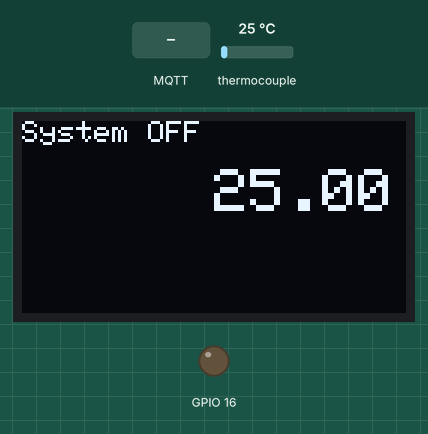
A sketch run on a simulated ESP8266 (NodeMCU). Parts: 128×64 one-colour display, output pins drawn as LEDs (lit = HIGH). The test bench sets the inputs (shaded band); at power-on: thermocouple 25 °C. WiFi joins after 1.5 s; servers stay silent unless stated; the display library's start-up logo is not drawn; random numbers use the default seed unless the sketch sets one; no MQTT or app messages arrive unless stated; what the sketch prints to the serial monitor is not drawn.

Above: at 2.8 s.
2.9 s: MQTT message "1" arrives on the first subscribed topic
At 7.0 s:
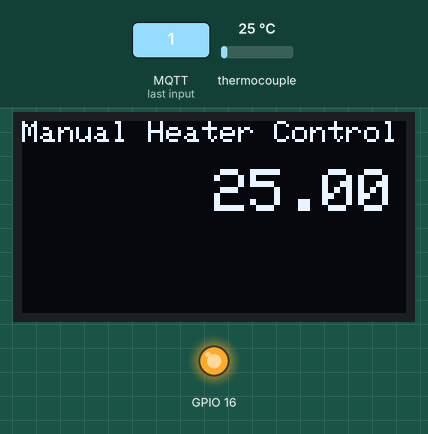
7.7 s: MQTT message "2" arrives on the first subscribed topic
At 14.8 s:
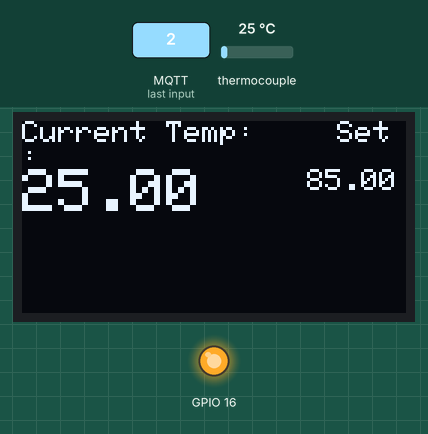
15.1 s: MQTT message "0" arrives on the first subscribed topic
At 15.5 s:
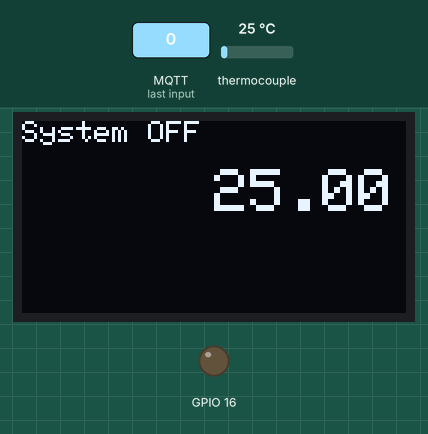
16.6 s: thermocouple set to 6 °C
At 21.4 s:
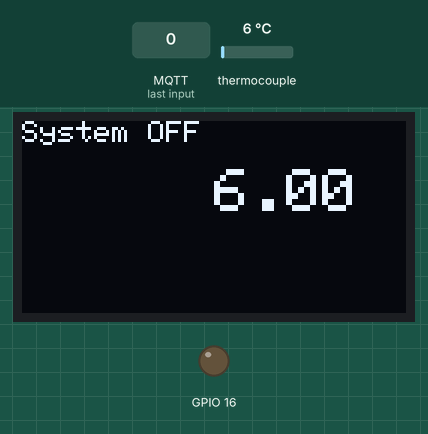
21.7 s: thermocouple set to 75 °C
At 26.2 s:
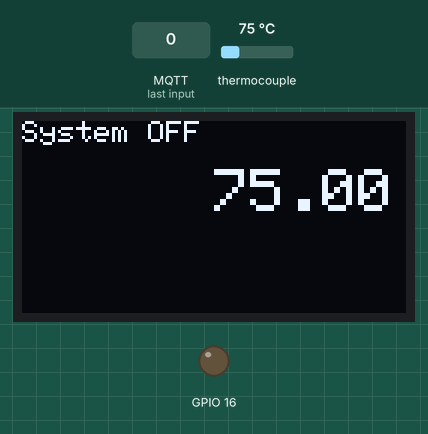
26.7 s: MQTT message "1" arrives on the first subscribed topic
At 28.2 s:
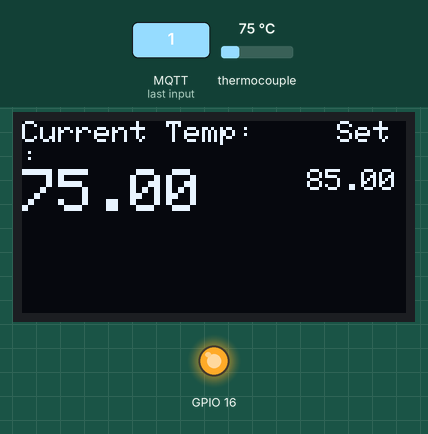
Timing chart, 0 to 29.2 s (numbered marks = the images above; inputs shaded):
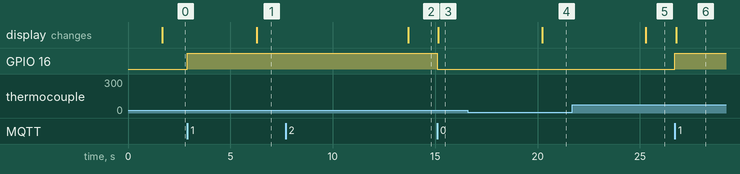

The sketch:

Coffee_PID_and_Manual.ino
```cpp
#include <max6675.h>
#include <Wire.h>
#include <SPI.h>
#include <PID_v1.h>
#include <ESP8266WiFi.h>
#include <PubSubClient.h>
#include <ESP8266mDNS.h>
#include <WiFiUdp.h>
#include <ArduinoOTA.h>
#include <Adafruit_GFX.h>
#include <Adafruit_SSD1306.h>
#define SCREEN_WIDTH 128 // OLED display width, in pixels
#define SCREEN_HEIGHT 32 // OLED display height, in pixels
#define OLED_RESET -1  // GPIO0
Adafruit_SSD1306 OLED(OLED_RESET);

#define PIN_INPUT 0
#define RELAY_PIN 5 //this pin is set manualy in code below

const char* ssid = "***";
const char* password =  "***";
const char* mqttServer = "192.168.1.**";
const int mqttPort = 1883;
int holding_var = 0;
unsigned long time_now = 0;
int pid_status = 0; //turns PID on or off (off for warm up)
int pidVmanual = 1; //switch for PID(0) or Manual (1) boiler control
int pidVmanual_prev;
int manual_set = 98; //SETPOINT for manual temp (will set to -3 on thermostat)
int heater_status = 0;
int system_status = 0;
int system_status_prev = 0;
int count = 0;
int count2 = 0;
int temp_off_timer = 0;
int manual_timer = 0;
WiFiClient espClient;
PubSubClient client(espClient);

//define thermocouple pins
int ktcSO = 12;
int ktcCS = 13;
int ktcCLK = 14;
MAX6675 ktc(ktcCLK, ktcCS, ktcSO);

//Define Variables we'll be connecting to
double Setpoint, Input, Output;

//Specify the links and initial tuning parameters
double Kp=1.5, Ki=1, Kd=4;
PID myPID(&Input, &Output, &Setpoint, Kp, Ki, Kd, DIRECT);

int WindowSize = 1000;
unsigned long windowStartTime;
int temp_time = 0; //for temp read loop (sensor sample rate 225ms)

void setup()
{
   Serial.begin(9600);
  OLED.begin();
  OLED.display();

   //WIFI ------------------

   WiFi.mode(WIFI_STA);
WiFi.begin(ssid, password);

  while (WiFi.status() != WL_CONNECTED) {
    delay(500);
    Serial.println("Connecting to WiFi..");
  }
  Serial.println("Connected to the WiFi network");
  client.setServer(mqttServer, mqttPort);
client.setCallback(callback);
  while (!client.connected()) {
    Serial.println("Connecting to MQTT...");
// Create a random client ID
    String clientId = "coffee_";
    clientId += String(random(0xffff), HEX);
if (client.connect(clientId.c_str())) {
      Serial.println("connected");

    } else {

      Serial.print("failed with state ");
      Serial.print(client.state());
      delay(2000);

    }
  }

  client.publish("esp/test", "Hello from ESP_Coffee");
  //subscribe to coffee topic
client.subscribe("esp/coffee_status");

    ArduinoOTA.onStart([]() {
    String type;
    if (ArduinoOTA.getCommand() == U_FLASH) {
      type = "sketch";
    } else { // U_SPIFFS
      type = "filesystem";
    }

    // NOTE: if updating SPIFFS this would be the place to unmount SPIFFS using SPIFFS.end()
    Serial.println("Start updating " + type);
  });
  ArduinoOTA.onEnd([]() {
    Serial.println("\nEnd");
  });
  ArduinoOTA.onProgress([](unsigned int progress, unsigned int total) {
    Serial.printf("Progress: %u%%\r", (progress / (total / 100)));
  });
  ArduinoOTA.onError([](ota_error_t error) {
    Serial.printf("Error[%u]: ", error);
    if (error == OTA_AUTH_ERROR) {
      Serial.println("Auth Failed");
    } else if (error == OTA_BEGIN_ERROR) {
      Serial.println("Begin Failed");
    } else if (error == OTA_CONNECT_ERROR) {
      Serial.println("Connect Failed");
    } else if (error == OTA_RECEIVE_ERROR) {
      Serial.println("Receive Failed");
    } else if (error == OTA_END_ERROR) {
      Serial.println("End Failed");
    }
  });
  ArduinoOTA.begin();

  //WIFI ends ------------------------
  windowStartTime = millis();
 pinMode(16, OUTPUT);
 pinMode(3, INPUT);
  //initialize the variables we're linked to
  Setpoint = 85;

  //tell the PID to range between 0 and the full window size
  myPID.SetOutputLimits(0, WindowSize);

  //turn the PID on
  myPID.SetMode(AUTOMATIC);
   Input = ktc.readCelsius();
client.publish("esp/coffee_statread",String("0").c_str());
sysoffdisp();
}

//reconnect loop -----------------------------------
void reconnect() {
  Serial.println("Reconnect activated");
  // Loop until we're reconnected
  while (!client.connected()) {
  Serial.print("Attempting MQTT connection...");
String clientId = "coffee_";
    clientId += String(random(0xffff), HEX);
if (client.connect(clientId.c_str())) {
      Serial.println("connected");
        client.publish("esp/test", "Hello from ESP_coffee(recon)");
        client.subscribe("esp/coffee_status");
    } else {
      Serial.print("failed, rc=");
      Serial.print(client.state());
      Serial.println(" try again in 5 seconds");
      // Wait 5 seconds before retrying
      delay(5000);
    }
  }
}

//Callback function for recieving messages ------------------->
void callback(char* topic, byte* payload, unsigned int length) {
  for (int i = 0; i < length; i++) {
    holding_var = (payload[i]);
      if(holding_var == 49) { //set to what inject is
      system_status = 1; //COFFEE ON, 49 = '1'
    }
     if(holding_var == 48) {
      system_status = 0; //COFFEE OFF, 48 = '0'
    }
  if(holding_var == 50) { //set to what inject is
      pidVmanual = 0; //PID Heater Control ON, 50 = '2'
    }
  if(holding_var == 51) { //set to what inject is
      pidVmanual = 1; //Manual Heater Control ON, 51 = '3'
    }
  }
}

//end of callback ----------------------------------------->

void sysoffdisp(){ //this is the display when the system is off
        OLED.begin();
      OLED.clearDisplay();
      OLED.setTextSize(1);
      OLED.setTextColor(SSD1306_WHITE);
      OLED.setCursor(0, 0);
      OLED.println("System OFF");
      OLED.setTextSize(2);
      OLED.setCursor(64, 16);
      OLED.println(Input);
      OLED.display(); //output 'display buffer' to screen
}

void manualdisp(){ //this is the display when manual heating
      OLED.begin();
      OLED.clearDisplay();
      OLED.setTextSize(1);
      OLED.setTextColor(SSD1306_WHITE);
      OLED.setCursor(0, 0);
      OLED.println("Manual Heater Control");
      OLED.setTextSize(2);
      OLED.setCursor(64, 16);
      OLED.println(Input);
      OLED.display(); //output 'display buffer' to screen
}

void print2screen() { //this is the PID display function
 OLED.begin();
 OLED.clearDisplay();
 //text1
 OLED.setTextSize(1);
 OLED.setTextColor(SSD1306_WHITE);
 OLED.setCursor(0, 0);
 OLED.println("Current Temp:");
 //text2
  OLED.setTextSize(2);
 OLED.setCursor(0, 16);
 OLED.println(Input);
//text3
  OLED.setTextSize(1);
 OLED.setCursor(105, 0);
 OLED.println("Set:");
//text4
  OLED.setTextSize(1);
 OLED.setCursor(95, 16);
 OLED.println(Setpoint);


  OLED.display(); //output 'display buffer' to screen


}
void heateron(){
    digitalWrite(16, HIGH);
  if (heater_status == 0){
    client.publish("esp/kit_cof_heat",String("1").c_str());
  }
  heater_status = 1;

}
void heateroff(){
    digitalWrite(16, LOW);
  if (heater_status == 1){
    client.publish("esp/kit_cof_heat",String("0").c_str());
  }
  heater_status = 0;
}

//system check for nodered, tells if on or off
void system_status_check(){
  if (system_status != system_status_prev) {
    if (system_status == 1) {
      client.publish("esp/coffee_statread",String("1").c_str());
    }
    else if (system_status == 0) {
      client.publish("esp/coffee_statread",String("0").c_str());
      heateroff();
      //sysoffdisp();
    }
      system_status_prev = system_status;
  }
  //PID manual check
   if (pidVmanual != pidVmanual_prev) {
    if (pidVmanual == 1) {
      client.publish("esp/coffee_statread",String("MANUAL ON").c_str());
       heateroff();
    }
    else if (pidVmanual == 0) {
      client.publish("esp/coffee_statread",String("PID ON").c_str());
      heateroff();
    }
      pidVmanual_prev = pidVmanual;
  }
}

void loop()
{
  ArduinoOTA.handle();
  system_status_check();

if (system_status == 1) { //system on

if (pidVmanual ==0){ //check if we want PID on

//%%%%%%%%%% SEPARATE WARM UP IF FROM COLD %%%%%%%%%%%
  if (millis() > temp_time + 250){
   Input = ktc.readCelsius();
   if (Input > 85 && Input < 120){
     pid_status = 1;
      myPID.Compute();
   }
    else if (Input < 85){
      pid_status = 0;
      heateron(); //Heat if under 85C
    }
    else if (Input > 120){ //safety cutoff
      pid_status = 0;
      heateroff();
   }
   temp_time = millis();
  }

//%%%%%%%%%% SEPARATE WARM UP END %%%%%%%%%%%
 //Set start time of new window:
    if (millis() - windowStartTime > WindowSize)
    {
     windowStartTime += WindowSize;
     Serial.println(Input);
     //pub temp:
      client.publish("esp/kit_coffee",String(Input).c_str());
     //every 10s
        if (count > 10){
          count = 0;
          print2screen();
        }
        count += 1;
   }

  if (pid_status == 1){
   //If within the first *output* ms of window, heater on:
   if (Output > millis() - windowStartTime){
     heateron();
   }
   else {
     heateroff();
    }
  }
}//end of if PIDVManual=0 = if PID ON

//%%%%%%MANUAL HEATER CONTROL ALGORITHMS%%%%%%%%%%%%%%%%%%

else if (pidVmanual == 1){ //if manual heater control
    if (millis() > manual_timer + 300){
    //pub temp:
    Input = ktc.readCelsius();

    //TEMP CONTROL
      //if (Input > 85 && Input < 120){
      if (Input < manual_set-3){
        heateron();
      }
      else if (Input > manual_set-3){
        heateroff(); //Heat if under 85C
      }
      else if (Input > 120){ //safety cutoff
      heateroff();
      }

    //every 3s
      if (count2 > 10){
      count2 = 0;
       client.publish("esp/coffee_setpoint",String(manual_set).c_str());
       client.publish("esp/kit_coffee",String(Input).c_str());
      manualdisp();
      }
        count2 += 1;
    manual_timer = millis();
    }


}//end of if Manual Heater Control

//%%%%%%END OF MANUAL HEATER CONTROL ALGORITHMS%%%%%%%%%%%%%%
}//end of if system_status=1

else if (system_status == 0){ //this is the OFF display
  heateroff();
  if (millis() > temp_off_timer + 5000){
 //pub temp:
 Input = ktc.readCelsius();
      client.publish("esp/kit_coffee",String(Input).c_str());
      sysoffdisp();
       temp_off_timer = millis();
  }
}
client.loop();
}
```

Measured:
- after the input at 2.9 s, GPIO 16: LOW → HIGH at once; the display: changes after 3.4 s (image 1)
- after the input at 7.7 s, the display: changes after 6.0 s (image 2)
- after the input at 15.1 s, GPIO 16: HIGH → LOW at once; the display: changes after 0.06 s (image 3)
- after the input at 16.6 s, the display: changes after 3.6 s (image 4)
- after the input at 21.7 s, the display: changes after 3.6 s (image 5)
- after the input at 26.7 s, GPIO 16: LOW → HIGH at once; the display: changes after 0.07 s (image 6)
